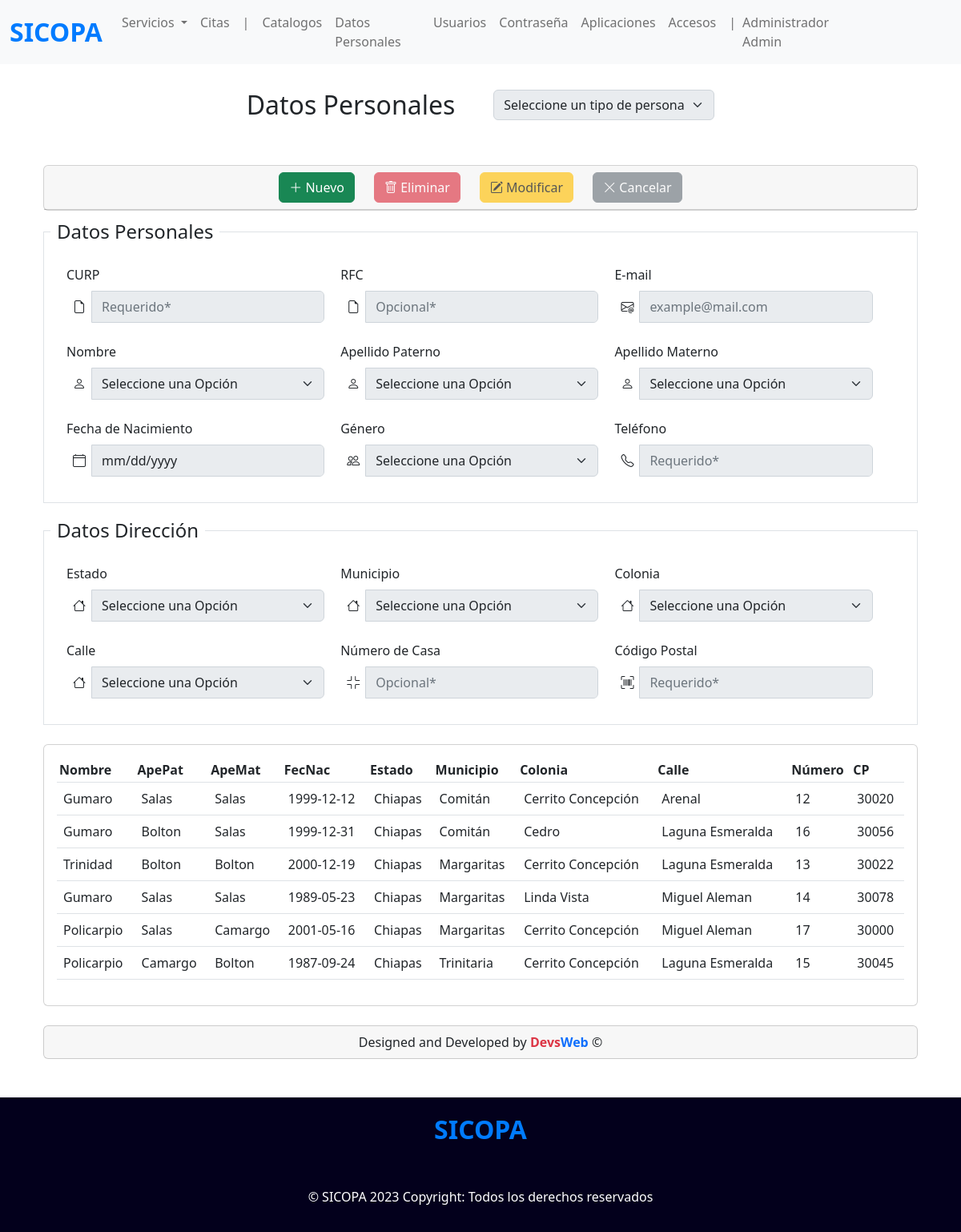
Screenshot of /datos-personales (signed in) with the database file from the repository.
### tables this page shows
CREATE TABLE mPersona(
	CvPerson INT PRIMARY KEY AUTO_INCREMENT NOT NULL ,
    
	CvTipPerson INT, 
    
    Curp VARCHAR(20),
    Rfc VARCHAR(20),
    Email VARCHAR(30),
    CvNombre INT, 
    CvApePat INT, 
    CvApeMat INT, 
    FecNac DATE,
    CvGenero INT, 
    Telefono VARCHAR(15),

    CvEstado INT,
    CvMunicipio INT,
    CvColonia INT,
    CvCalle INT,
    Numero VARCHAR(10), 
    Cp INT,    
    
    FOREIGN KEY (CvTipPerson) REFERENCES cTipPerson(CvTipPerson),
    
    FOREIGN KEY (CvNombre) REFERENCES cNombre(CvNombre),
    FOREIGN KEY (CvApePat) REFERENCES cApellido(CvApellido),
    FOREIGN KEY (CvApeMat) REFERENCES cApellido(CvApellido),
    FOREIGN KEY (CvGenero) REFERENCES cGenero(CvGenero),
    
    FOREIGN KEY (CvEstado) REFERENCES cEstado(CvEstado),
    FOREIGN KEY (CvMunicipio) REFERENCES cMunicipio(CvMunicipio),
    FOREIGN KEY (CvColonia) REFERENCES cColonia(CvColonia),
    FOREIGN KEY (CvCalle) REFERENCES cCalle(CvCalle)
);

CREATE TABLE cNombre    (CvNombre    INT PRIMARY KEY AUTO_INCREMENT NOT NULL,  DsNombre    VARCHAR(30));

CREATE TABLE cApellido  (CvApellido  INT PRIMARY KEY AUTO_INCREMENT NOT NULL,  DsApellido  VARCHAR(30));

CREATE TABLE cEstado    (CvEstado    INT PRIMARY KEY AUTO_INCREMENT NOT NULL,  DsEstado    VARCHAR(30));

CREATE TABLE cMunicipio (CvMunicipio INT PRIMARY KEY AUTO_INCREMENT NOT NULL,  DsMunicipio VARCHAR(30));

CREATE TABLE cColonia   (CvColonia   INT PRIMARY KEY AUTO_INCREMENT NOT NULL,  DsColonia   VARCHAR(30));

CREATE TABLE cCalle     (CvCalle     INT PRIMARY KEY AUTO_INCREMENT NOT NULL,  DsCalle     VARCHAR(30));

### index.php (called while the page is built, shortened)
<?php
require_once 'controllers/datperson.controller.php';
require_once 'models/datperson.model.php';
require_once 'views/templates/layout.php';

### models/connection.php (called while the page is built)
<?php
class Conexion {
    static public function conectar() {
        $link = new PDO('mysql:host=localhost;dbname=sicopa', 'root', '');
        $link -> exec('set names utf8');
        return $link;
    }
}

### models/datperson.model.php (called while the page is built, shortened)
<?php
require_once 'connection.php';
class ModelPersonalData {
    public static function getDataTable() {
        $sql = "SELECT persona.CvPerson, nombre.DsNombre 'Nombre', apepat.DsApellido 'ApePat', apemat.DsApellido 'ApeMat', persona.FecNac, estado.DsEstado 'Estado', municipio.DsMunicipio 'Municipio', colonia.DsColonia 'Colonia', calle.DsCalle 'Calle', persona.Numero, persona.Cp
                FROM cnombre nombre, capellido apepat, capellido apemat, mpersona persona, cestado estado, cmunicipio municipio, ccolonia colonia, ccalle calle
                WHERE
                persona.CvNombre = nombre.CvNombre AND
                persona.CvApePat = apepat.CvApellido AND
                persona.CvApeMat = apemat.CvApellido AND
                persona.CvEstado = estado.CvEstado AND
                persona.CvMunicipio = municipio.CvMunicipio AND
                persona.CvColonia = colonia.CvColonia AND
                persona.CvCalle = calle.CvCalle";
        $stmt = Conexion::conectar() -> prepare($sql);
        $stmt -> execute();
        return $stmt -> fetchAll();
    }
}

### controllers/datperson.controller.php (called while the page is built, shortened)
<?php
class ControllerPersonalData {
    public static function getDataTable() {
        return ModelPersonalData::getDataTable();
    }
}

### views/modules/datos-personales.php (the view, shortened to what this page needs)
<div class="container">
    <div class="mt-3 d-flex justify-content-center gap-5">
        <div class="mt-3 mb-5">
            <h2>Datos Personales</h2>
        </div>
        <div class="mt-3">
            <select name="TipPerson" id="TipPerson" aria-label="Default select example" class="form-select">
                <option value="0" class="option" selected>Seleccione un tipo de persona</option>
            </select>
        </div>
    </div>
    <section class="container">
        <div class="card">
            <div class="card-header d-flex justify-content-center gap-4">
                <button type="button" class="btn btn-success" id="nuevo"><i class="bi bi-plus-lg"></i> Nuevo</button>
                <button type="button" class="btn btn-danger" id="eliminar"><i class="bi bi-trash"></i> Eliminar</button>
                <button type="button" class="btn btn-warning" id="modificar"><i class="bi bi-pencil-square"></i> Modificar</button>
                <button type="button" class="btn btn-secondary" id="cancelar"><i class="bi bi-x-lg"></i> Cancelar</button>
            </div>
        </div>
        <div class="card-body">
            <form>
                <fieldset class="border p-2">
                    <legend class="float-none w-auto p-2">Datos Personales</legend>
                    <div class="componentes">
                        <label class="form-label">CURP</label>
                        <div class="input-group">
                            <span class="input-group-addon my-2 mx-2"><i class="bi bi-file-earmark"></i></i></span>
                            <input name="curp" id="curp" placeholder="Requerido*" class="form-control" type="text" maxlength="18" onkeyup="javascript:this.value=this.value.toUpperCase();">
                        </div>
                    </div>
                    <div class="componentes">
                        <label class="form-label">RFC</label>
                        <div class="input-group">
                            <span class="input-group-addon my-2 mx-2"><i class="bi bi-file-earmark"></i></i></span>
                            <input name="rfc" id="rfc" placeholder="Opcional*" class="form-control" type="text" maxlength="13" onkeyup="javascript:this.value=this.value.toUpperCase();">
                        </div>
                    </div>
                    <div class="componentes" style="margin-bottom: 10px;">
                        <label class="form-label">E-mail</label>
                        <div class="input-group">
                            <span class="input-group-addon my-2 mx-2"><i class="bi bi-envelope-at"></i></span>
                            <input name="email" id="email" placeholder="example@mail.com" class="form-control" type="email" required>
                        </div>
                    </div>
                    <br><br><br><br>
                    <div class="componentes">
                        <label class="form-label">Nombre</label>
                        <div class="input-group">
                            <span class="input-group-addon my-2 mx-2"><i class="bi bi-person"></i></span>
                            <select name="nombre" id="nombre" class="form-select">
                                <option value="0" disabled selected>Seleccione una Opción</option>
                            </select>
                        </div>
                    </div>
                    <div class="componentes">
                        <label class="form-label">Apellido Paterno</label>
                        <div class="input-group">
                            <span class="input-group-addon my-2 mx-2"><i class="bi bi-person"></i></i></span>
                            <select name="ApePat" id="ApePat" class="form-select">
                                <option disabled selected value="0">Seleccione una Opción</option>
                            </select>
                        </div>
                    </div>
                    <div class="componentes">
                        <label class="form-label">Apellido Materno</label>
                        <div class="input-group">
                            <span class="input-group-addon my-2 mx-2"><i class="bi bi-person"></i></i></span>
                            <select name="ApeMat" id="ApeMat" class="form-select">
                                <option disabled selected value="0">Seleccione una Opción</option>
                            </select>
                        </div>
                    </div>
                    <br><br><br><br>
                    <div class="componentes">
                        <label class="form-label">Fecha de Nacimiento</label>
                        <div class="input-group">
                            <span class="input-group-addon my-2 mx-2"><i class="bi bi-calendar4"></i></span>
                            <input name="fecha" id="fecha" class="form-control" type="date" required>
                        </div>
                    </div>
                    <div class="componentes">
                        <label class="form-label">Género</label>
                        <div class="input-group">
                            <span class="input-group-addon my-2 mx-2"><i class="bi bi-people"></i></span>
                            <select name="genero" id="genero" class="form-select">
                                <option value="0" disabled selected>Seleccione una Opción</option>
                            </select>
                        </div>
                    </div>
                    <div class="componentes">
                        <label class="form-label">Teléfono</label>
                        <div class="input-group">
                            <span class="input-group-addon my-2 mx-2"><i class="bi bi-telephone"></i></span>
                            <input name="telefono" id="telefono" placeholder="Requerido*" class="form-control" type="text" maxlength="10" pattern="\x2b[0-9]+" required>
                        </div>
                    </div>
                    <br><br><br><br>
                </fieldset>
                <fieldset class="border p-2 content-personal mt-2">
                    <legend class="float-none w-auto p-2">Datos Dirección</legend>
                    <div class="componentes">
                        <label class="form-label">Estado</label>
                        <div class="input-group">
                            <span class="input-group-addon my-2 mx-2"><i class="bi bi-house"></i></span>
                            <select name="estado" id="estado" class="form-select">
                                <option value="0" disabled selected>Seleccione una Opción</option>
                            </select>
                        </div>
                    </div>
                    <div class="componentes">
                        <label class="form-label">Municipio</label>
                        <div class="input-group">
                            <span class="input-group-addon my-2 mx-2"><i class="bi bi-house"></i></span>
                            <select name="municipio" id="municipio" class="form-select">
                                <option value="0" disabled selected>Seleccione una Opción</option>
                            </select>
                        </div>
                    </div>
                    <div class="componentes">
                        <label class="form-label">Colonia</label>
                        <div class="input-group">
                            <span class="input-group-addon my-2 mx-2"><i class="bi bi-house"></i></span>
                            <select name="colonia" id="colonia" class="form-select">
                                <option value="0" disabled selected>Seleccione una Opción</option>
                            </select>
                        </div>
                    </div>
                    <br><br><br><br>
                    <div class="componentes">
                        <label class="form-label">Calle</label>
                        <div class="input-group">
                            <span class="input-group-addon my-2 mx-2"><i class="bi bi-house"></i></span>
                            <select name="calle" id="calle" class="form-select">
                                <option value="0" disabled selected>Seleccione una Opción</option>
                            </select>
                        </div>
                    </div>
                    <div class="componentes">
                        <label class="form-label">Número de Casa</label>
                        <div class="input-group">
                            <span class="input-group-addon my-2 mx-2"><i class="bi bi-fullscreen-exit"></i></span>
                            <input name="numero" id="numero" placeholder="Opcional*" class="form-control" type="text" maxlength="6">
                        </div>
                    </div>
                    <div class="componentes">
                        <label class="form-label">Código Postal</label>
                        <div class="input-group">
                            <span class="input-group-addon my-2 mx-2"><i class="bi bi-upc-scan"></i></span>
                            <input name="cp" id="cp" placeholder="Requerido*" class="form-control" type="text" maxlength="5" required>
                        </div>
                    </div>
                    <br><br><br><br>
                </fieldset>
            </form>
        </div>
        <div class="card mt-4">
            <div class="card-body">
                <div class="table-responsive">
                    <table class="table table-hover">
                        <thead>
                            <tr>
                                <th class="columna">Nombre</th>
                                <th class="columna">ApePat</th>
                                <th class="columna">ApeMat</th>
                                <th class="columna">FecNac</th>
                                <th class="columna">Estado</th>
                                <th class="columna">Municipio</th>
                                <th class="columna">Colonia</th>
                                <th class="columna">Calle</th>
                                <th class="columna">Número</th>
                                <th class="columna">CP</th>
                            </tr>
                        </thead>
                        <tbody id="PeopleTable">
                            <?php
                            $data = ControllerPersonalData::getDataTable();
                            foreach ($data as $key => $value) {
                                echo '
                                        <tr class="filasTablita" id="' . $value['CvPerson'] . '" onclick="selectRow(this.id);">
                                            <td>' . $value['Nombre'] . '</td>
                                            <td>' . $value['ApePat'] . '</td>
                                            <td>' . $value['ApeMat'] . '</td>
                                            <td>' . $value['FecNac'] . '</td>
                                            <td>' . $value['Estado'] . '</td>
                                            <td>' . $value['Municipio'] . '</td>
                                            <td>' . $value['Colonia'] . '</td>
                                            <td>' . $value['Calle'] . '</td>
                                            <td>' . $value['Numero'] . '</td>
                                            <td>' . $value['Cp'] . '</td>
                                        </tr>
                                    ';
                            }
                            ?>
                        </tbody>
                    </table>
                </div>
            </div>
        </div>
        <div class="card card-footer mt-4 rounded text-center">
            <p class="m-0">Designed and Developed by <b class="text-danger">Devs</b><b class="text-primary">Web</b> &copy;</p>
        </div>
    </section>
</div>

### rows the page displays
mpersona: CvNombre.DsNombre "Gumaro", CvApePat.DsApellido "Salas", FecNac "1999-12-12", CvEstado.DsEstado "Chiapas", CvMunicipio.DsMunicipio "Comitán", CvColonia.DsColonia "Cerrito Concepción", CvCalle.DsCalle "Arenal", Numero "12", Cp "30020"
mpersona: CvNombre.DsNombre "Gumaro", CvApePat.DsApellido "Bolton", CvApeMat.DsApellido "Salas", FecNac "1999-12-31", CvEstado.DsEstado "Chiapas", CvMunicipio.DsMunicipio "Comitán", CvColonia.DsColonia "Cedro", CvCalle.DsCalle "Laguna Esmeralda", Numero "16", Cp "30056"
mpersona: CvNombre.DsNombre "Trinidad", CvApePat.DsApellido "Bolton", FecNac "2000-12-19", CvEstado.DsEstado "Chiapas", CvMunicipio.DsMunicipio "Margaritas", CvColonia.DsColonia "Cerrito Concepción", CvCalle.DsCalle "Laguna Esmeralda", Numero "13", Cp "30022"
mpersona: CvNombre.DsNombre "Gumaro", CvApePat.DsApellido "Salas", FecNac "1989-05-23", CvEstado.DsEstado "Chiapas", CvMunicipio.DsMunicipio "Margaritas", CvColonia.DsColonia "Linda Vista", CvCalle.DsCalle "Miguel Aleman", Numero "14", Cp "30078"
mpersona: CvNombre.DsNombre "Policarpio", CvApePat.DsApellido "Salas", CvApeMat.DsApellido "Camargo", FecNac "2001-05-16", CvEstado.DsEstado "Chiapas", CvMunicipio.DsMunicipio "Margaritas", CvColonia.DsColonia "Cerrito Concepción", CvCalle.DsCalle "Miguel Aleman", Numero "17", Cp "30000"
mpersona: CvNombre.DsNombre "Policarpio", CvApePat.DsApellido "Camargo", CvApeMat.DsApellido "Bolton", FecNac "1987-09-24", CvEstado.DsEstado "Chiapas", CvMunicipio.DsMunicipio "Trinitaria", CvColonia.DsColonia "Cerrito Concepción", CvCalle.DsCalle "Laguna Esmeralda", Numero "15", Cp "30045"

### other values shown
$_SESSION["nombre"] "Administrador"
$_SESSION["apellido"] "Admin"
